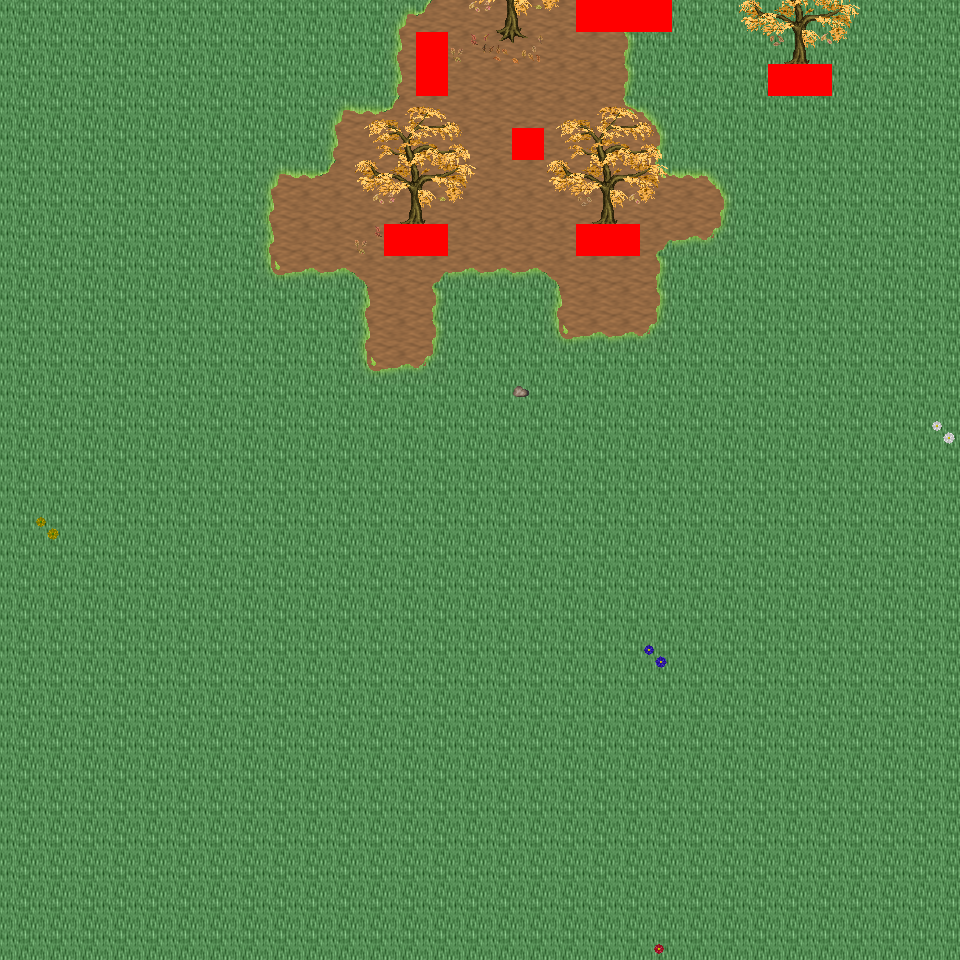

Tiled map render using the project's own tile images. Description and the map definition, with tile-layer contents summarised, below:
An orthogonal 30x30 tile map with 32x32 px tiles, 6 tile layers (Ground, Object, Object2, Above, ...), 20 tilesets and 5 objects (5x mapExit).

<map version="1.0" orientation="orthogonal" renderorder="right-down" width="30" height="30" tilewidth="32" tileheight="32" nextobjectid="6">
  <tileset firstgid="1" name="tileset_logic_collision" tilewidth="32" tileheight="32" tilecount="1" columns="1">
    <image source="../drawable/tileset_logic_collision.png" width="32" height="32" />
  </tileset>
  <tileset firstgid="2" name="tileset_ground_ground" tilewidth="32" tileheight="32" tilecount="33" columns="3">
    <image source="../drawable/tileset_ground_ground.png" width="96" height="352" />
  </tileset>
  <tileset firstgid="35" name="tileset_ground_rock_pebbles" tilewidth="32" tileheight="32" tilecount="3" columns="1">
    <image source="../drawable/tileset_ground_rock_pebbles.png" width="32" height="96" />
  </tileset>
  <tileset firstgid="38" name="tileset_ground_grass_corners" tilewidth="32" tileheight="32" tilecount="24" columns="6">
    <image source="../drawable/tileset_ground_grass_corners.png" width="192" height="128" />
  </tileset>
  <tileset firstgid="62" name="tileset_ground_grass_edges" tilewidth="32" tileheight="32" tilecount="36" columns="12">
    <image source="../drawable/tileset_ground_grass_edges.png" width="384" height="96" />
  </tileset>
  <tileset firstgid="98" name="tileset_ground_grass_2" tilewidth="32" tileheight="32" tilecount="21" columns="3">
    <image source="../drawable/tileset_ground_grass_2.png" width="96" height="224" />
  </tileset>
  <tileset firstgid="119" name="tileset_plant_leaves" tilewidth="32" tileheight="32" tilecount="8" columns="4">
    <image source="../drawable/tileset_plant_leaves.png" width="128" height="64" />
  </tileset>
  <tileset firstgid="127" name="tileset_plant_tree_tree_darkgreen" tilewidth="32" tileheight="32" tilecount="88" columns="8">
    <image source="../drawable/tileset_plant_tree_tree_darkgreen.png" width="256" height="352" />
  </tileset>
  <tileset firstgid="215" name="tileset_plant_tree_fall_trees" tilewidth="32" tileheight="32" tilecount="40" columns="8">
    <image source="../drawable/tileset_plant_tree_fall_trees.png" width="256" height="160" />
  </tileset>
  <tileset firstgid="255" name="tileset_plant_tree_pine_tree" tilewidth="32" tileheight="32" tilecount="20" columns="4">
    <image source="../drawable/tileset_plant_tree_pine_tree.png" width="128" height="160" />
  </tileset>
  <tileset firstgid="275" name="tileset_plant_stump_hollow_logs" tilewidth="32" tileheight="32" tilecount="6" columns="3">
    <image source="../drawable/tileset_plant_stump_hollow_logs.png" width="96" height="64" />
  </tileset>
  <tileset firstgid="281" name="tileset_plant_stump_small_stump" tilewidth="32" tileheight="32" tilecount="4" columns="2">
    <image source="../drawable/tileset_plant_stump_small_stump.png" width="64" height="64" />
  </tileset>
  <tileset firstgid="285" name="tileset_plant_stump_stump_purple" tilewidth="32" tileheight="32" tilecount="4" columns="2">
    <image source="../drawable/tileset_plant_stump_stump_purple.png" width="64" height="64" />
  </tileset>
  <tileset firstgid="289" name="tileset_plant_flower_daisy_blue" tilewidth="32" tileheight="32" tilecount="8" columns="2">
    <image source="../drawable/tileset_plant_flower_daisy_blue.png" width="64" height="128" />
  </tileset>
  <tileset firstgid="297" name="tileset_plant_flower_daisy_red" tilewidth="32" tileheight="32" tilecount="8" columns="2">
    <image source="../drawable/tileset_plant_flower_daisy_red.png" width="64" height="128" />
  </tileset>
  <tileset firstgid="305" name="tileset_plant_flower_daisy_white" tilewidth="32" tileheight="32" tilecount="8" columns="2">
    <image source="../drawable/tileset_plant_flower_daisy_white.png" width="64" height="128" />
  </tileset>
  <tileset firstgid="313" name="tileset_plant_flower_daisy_yellow" tilewidth="32" tileheight="32" tilecount="8" columns="2">
    <image source="../drawable/tileset_plant_flower_daisy_yellow.png" width="64" height="128" />
  </tileset>
  <tileset firstgid="321" name="tileset_logic_creature_animal" tilewidth="32" tileheight="32" tilecount="32" columns="8">
    <image source="../drawable/tileset_logic_creature_animal.png" width="256" height="128" />
  </tileset>
  <tileset firstgid="353" name="tileset_logic_creature_reptile" tilewidth="32" tileheight="32" tilecount="7" columns="7">
    <image source="../drawable/tileset_logic_creature_reptile.png" width="224" height="32" />
  </tileset>
  <tileset firstgid="360" name="tileset_logic_creature_fowl" tilewidth="32" tileheight="32" tilecount="6" columns="6">
    <image source="../drawable/tileset_logic_creature_fowl.png" width="192" height="32" />
  </tileset>
  <layer name="Ground" width="30" height="30">
    <data>[900 cells, 900 non-empty, 2 distinct tile ids]</data>
  </layer>
  <layer name="Object" width="30" height="30">
    <data>[900 cells, 65 non-empty, 22 distinct tile ids]</data>
  </layer>
  <layer name="Object2" width="30" height="30">
    <data>[900 cells, 23 non-empty, 11 distinct tile ids]</data>
  </layer>
  <layer name="Above" width="30" height="30">
    <data>[900 cells, 44 non-empty, 16 distinct tile ids]</data>
  </layer>
  <layer name="Above2" width="30" height="30">
    <data>[900 cells, 0 non-empty, 0 distinct tile ids]</data>
  </layer>
  <layer name="Walkable" width="30" height="30">
    <data>[900 cells, 12 non-empty, 1 distinct tile ids]</data>
  </layer>
  <objectgroup name="MapEvents">
    <object id="1" name="north" type="mapExit" x="0" y="0" width="576" height="32">
      <properties>
        <property name="map" value="level_0_x36_y26" />
        <property name="x" value="0" />
        <property name="y" value="28" />
      </properties>
    </object>
    <object id="2" name="north2" type="mapExit" x="672" y="0" width="288" height="32">
      <properties>
        <property name="map" value="level_0_x36_y26" />
        <property name="x" value="21" />
        <property name="y" value="28" />
      </properties>
    </object>
    <object id="3" name="south" type="mapExit" x="0" y="928" width="960" height="32">
      <properties>
        <property name="map" value="level_0_x36_y28" />
        <property name="x" value="0" />
        <property name="y" value="1" />
      </properties>
    </object>
    <object id="4" name="west" type="mapExit" x="0" y="0" width="32" height="960">
      <properties>
        <property name="map" value="level_0_x35_y27" />
        <property name="x" value="28" />
        <property name="y" value="0" />
      </properties>
    </object>
    <object id="5" name="east" type="mapExit" x="928" y="0" width="32" height="960">
      <properties>
        <property name="map" value="level_0_x37_y27" />
        <property name="x" value="1" />
        <property name="y" value="0" />
      </properties>
    </object>
  </objectgroup>
</map>
